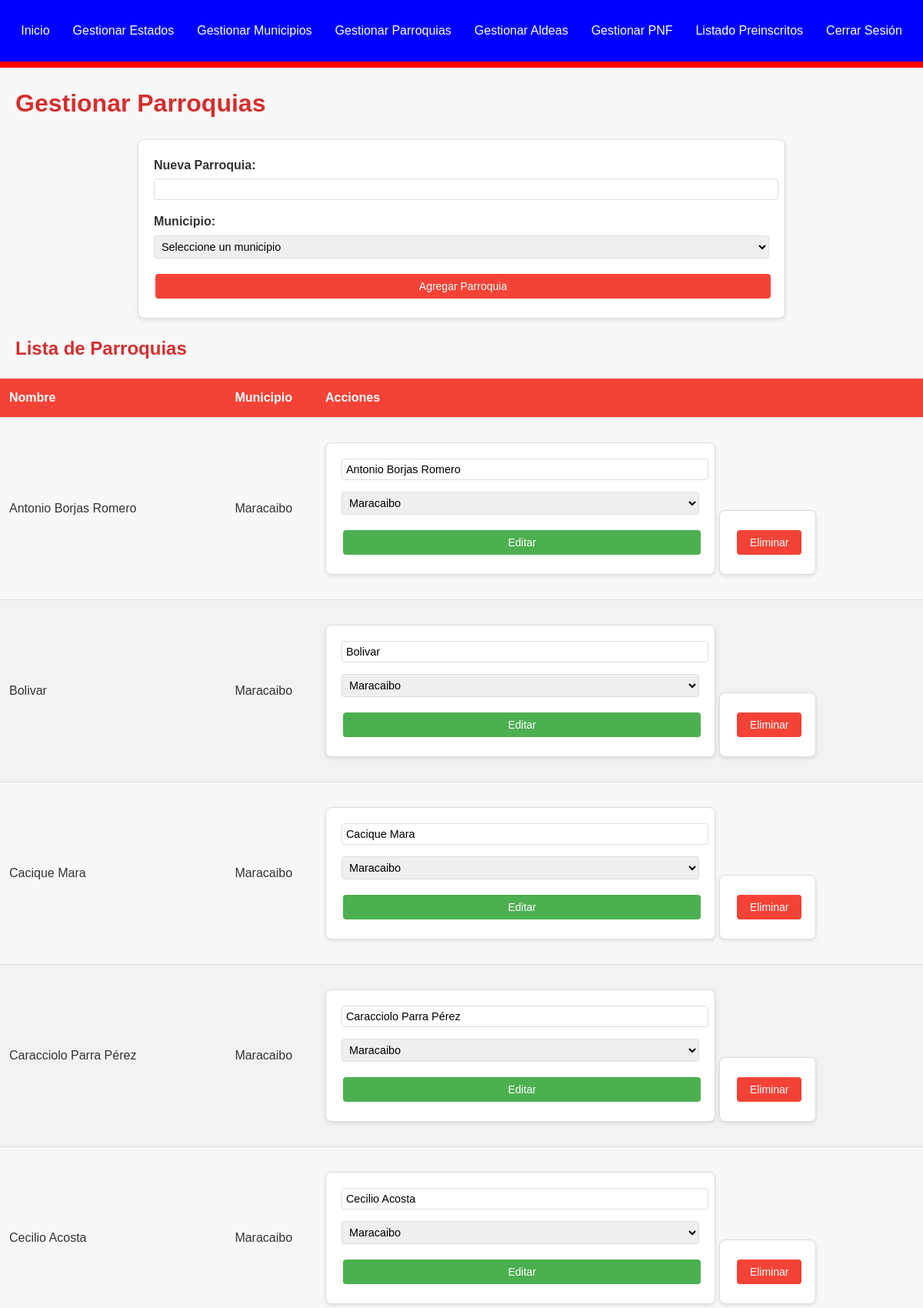
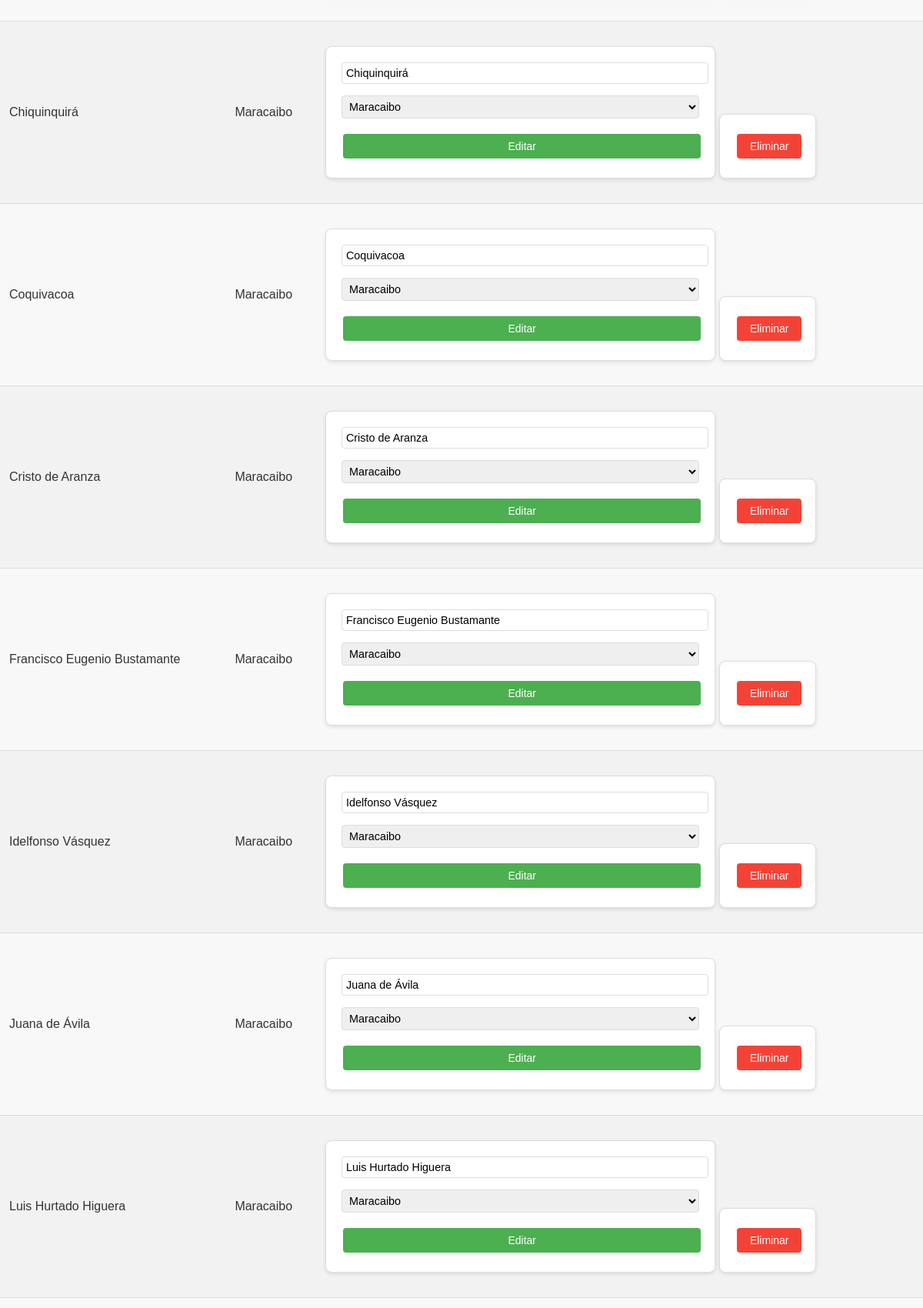
The page /ubicaciones/parroquias.php (signed in, upper part) on the database its author committed (2 pictures, top to bottom).
### tables this page shows
CREATE TABLE `parroquia` (
  `parroquia_id` int(11) NOT NULL,
  `nombre_parroquia` varchar(255) NOT NULL,
  `municipio_id` int(11) NOT NULL
);

CREATE TABLE `municipio` (
  `municipio_id` int(11) NOT NULL,
  `nombre_municipio` varchar(255) NOT NULL,
  `estado_id` int(11) NOT NULL
);

### ubicaciones/parroquias.php (the view, shortened to what this page needs)
<?php
require_once '../includes/db.php';
try {
    $sql = "SELECT p.*, m.nombre_municipio FROM parroquia p JOIN municipio m ON p.municipio_id = m.municipio_id ORDER BY m.nombre_municipio, p.nombre_parroquia";
    $stmt = $pdo->query($sql);
    $parroquias = $stmt->fetchAll();
} catch (PDOException $e) {
    $error_message = "Error al cargar las parroquias: " . $e->getMessage();
}
try {
    $sql = "SELECT municipio_id, nombre_municipio FROM municipio ORDER BY nombre_municipio";
    $stmt = $pdo->query($sql);
    $municipios = $stmt->fetchAll();
} catch (PDOException $e) {
    $error_message = "Error al cargar los municipios: " . $e->getMessage();
}
?>
<!DOCTYPE html>
<html lang="es">
<head>
    <link rel="stylesheet" href="../css/style.css">
</head>
<body>
    <?php include '../includes/menu.php'; ?>
    <h1>Gestionar Parroquias</h1>
    <form action="" method="POST">
        <label for="nombre_parroquia">Nueva Parroquia:</label>
        <input type="text" id="nombre_parroquia" name="nombre_parroquia" required>
        <label for="municipio_id">Municipio:</label>
        <select id="municipio_id" name="municipio_id" required>
            <option value="">Seleccione un municipio</option>
        </select>
        <button type="submit" class="btn btn-primary">Agregar Parroquia</button>
    </form>
    <h2>Lista de Parroquias</h2>
    <table>
        <thead>
            <tr>
                <th>Nombre</th>
                <th>Municipio</th>
                <th>Acciones</th>
            </tr>
        </thead>
        <tbody>
            <?php foreach ($parroquias as $parroquia): ?>
                <tr>
                    <td><?php echo htmlspecialchars($parroquia['nombre_parroquia']); ?></td>
                    <td><?php echo htmlspecialchars($parroquia['nombre_municipio']); ?></td>
                    <td>
                        <form action="" method="POST" style="display:inline-block;">
                            <input type="text" name="nombre_parroquia" value="<?php echo htmlspecialchars($parroquia['nombre_parroquia']); ?>" required>
                            <select name="municipio_id" required>
                                <?php foreach ($municipios as $municipio): ?>
                                    <option value="<?php echo $municipio['municipio_id']; ?>" <?php echo ($municipio['municipio_id'] == $parroquia['municipio_id']) ? 'selected' : ''; ?>><?php echo htmlspecialchars($municipio['nombre_municipio']); ?></option>
                                <?php endforeach; ?>
                            </select>
                            <button type="submit" class="btn btn-edit">Editar</button>
                        </form>
                        <form action="" method="POST" style="display:inline-block;" onsubmit="return confirm('¿Está seguro de eliminar esta parroquia?');">
                            <button type="submit" class="btn btn-delete">Eliminar</button>
                        </form>
                    </td>
                </tr>
            <?php endforeach; ?>
        </tbody>
    </table>
</body>
</html>

### css/style.css (style rules this page uses)
:root { --primary-color: #F44336; --primary-dark: #D32F2F; --secondary-color: #FFEB3B; --text-color: #333; --background-color: #f8f8f8; --card-background: #fff; --border-color: #ddd; }
body { font-family: 'Arial', sans-serif; line-height: 1.6; color: var(--text-color); background-color: var(--background-color); margin: 0; }
h1, h2, h3 { color: var(--primary-dark); margin-bottom: 20px; margin-right: 20px; margin-left: 20px; }
table { width: 100%; border-collapse: collapse; margin-bottom: 20px; box-shadow: 0 2px 5px rgba(0,0,0,0.1); }
table th, table td { padding: 12px; text-align: left; border-bottom: 1px solid var(--border-color); }
table th { background-color: var(--primary-color); color: white; font-weight: bold; }
table tbody tr:nth-child(even) { background-color: #f2f2f2; }
.btn { display: inline-block; padding: 8px 15px; margin: 5px 2px; border-radius: 4px; text-decoration: none; font-size: 14px; cursor: pointer; transition: background-color 0.3s ease, opacity 0.3s ease; border: none; }
.btn-primary { background-color: var(--primary-color); color: white; }
.btn-edit { background-color: #4CAF50; color: white; }
.btn-delete { background-color: #F44336; color: white; }
form { max-width: 800px; margin: 20px auto; padding: 20px; background-color: var(--card-background); border: 1px solid var(--border-color); border-radius: 8px; box-shadow: 0 2px 5px rgba(0, 0, 0, 0.1); }
form label { display: block; font-weight: bold; margin-bottom: 5px; }
form input, form select { width: 100%; padding: 5px; margin-bottom: 15px; border: 1px solid var(--border-color); border-radius: 4px; font-size: 0.9em; }
form button { width: 100%; padding: 10px; background-color: var(--primary-color); color: white; border: none; border-radius: 4px; font-size: 1em; cursor: pointer; }

### rows shown on the page
parroquia: nombre_parroquia "Antonio Borjas Romero", municipio.nombre_municipio "Maracaibo", municipio_id "Maracaibo"
parroquia: nombre_parroquia "Bolivar", municipio.nombre_municipio "Maracaibo", municipio_id "Maracaibo"
parroquia: nombre_parroquia "Cacique Mara", municipio.nombre_municipio "Maracaibo", municipio_id "Maracaibo"
parroquia: nombre_parroquia "Caracciolo Parra Pérez", municipio.nombre_municipio "Maracaibo", municipio_id "Maracaibo"
parroquia: nombre_parroquia "Cecilio Acosta", municipio.nombre_municipio "Maracaibo", municipio_id "Maracaibo"
parroquia: nombre_parroquia "Chiquinquirá", municipio.nombre_municipio "Maracaibo", municipio_id "Maracaibo"
parroquia: nombre_parroquia "Coquivacoa", municipio.nombre_municipio "Maracaibo", municipio_id "Maracaibo"
parroquia: nombre_parroquia "Cristo de Aranza", municipio.nombre_municipio "Maracaibo", municipio_id "Maracaibo"
parroquia: nombre_parroquia "Francisco Eugenio Bustamante", municipio.nombre_municipio "Maracaibo", municipio_id "Maracaibo"
parroquia: nombre_parroquia "Idelfonso Vásquez", municipio.nombre_municipio "Maracaibo", municipio_id "Maracaibo"
parroquia: nombre_parroquia "Juana de Ávila", municipio.nombre_municipio "Maracaibo", municipio_id "Maracaibo"
parroquia: nombre_parroquia "Luis Hurtado Higuera", municipio.nombre_municipio "Maracaibo", municipio_id "Maracaibo"
